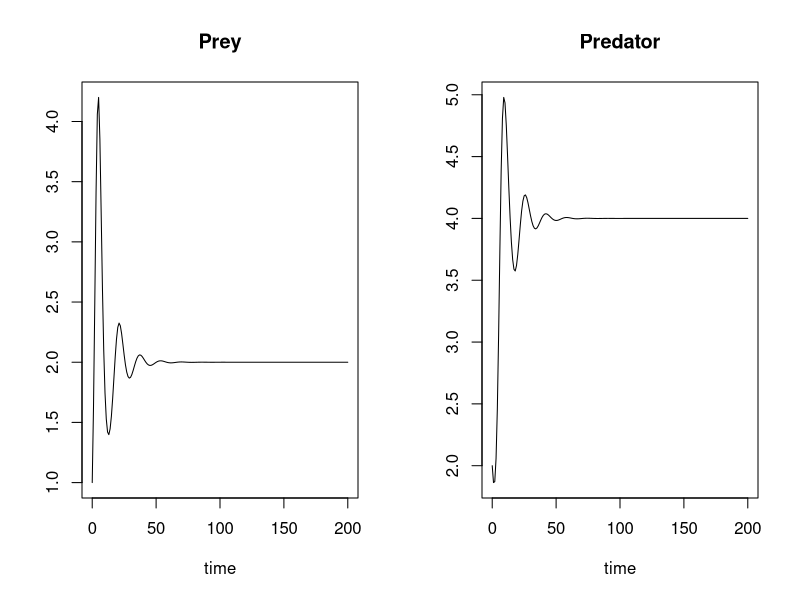
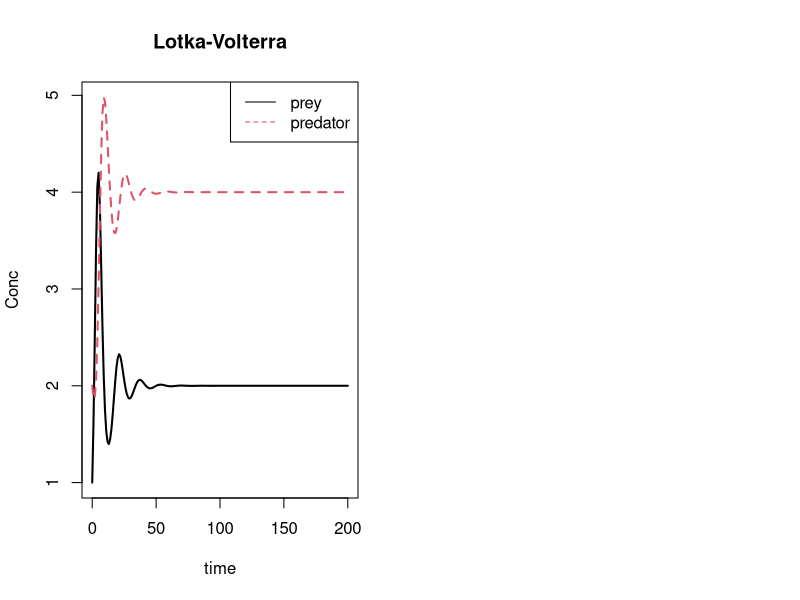
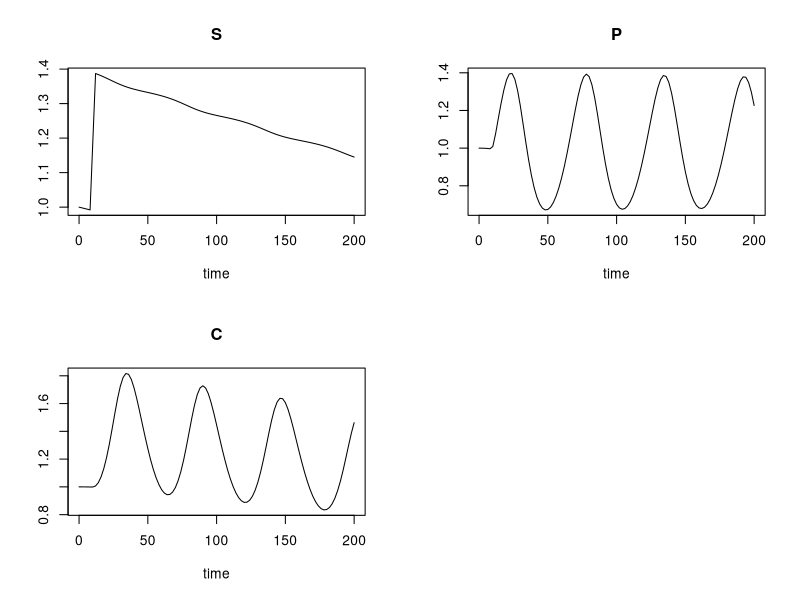
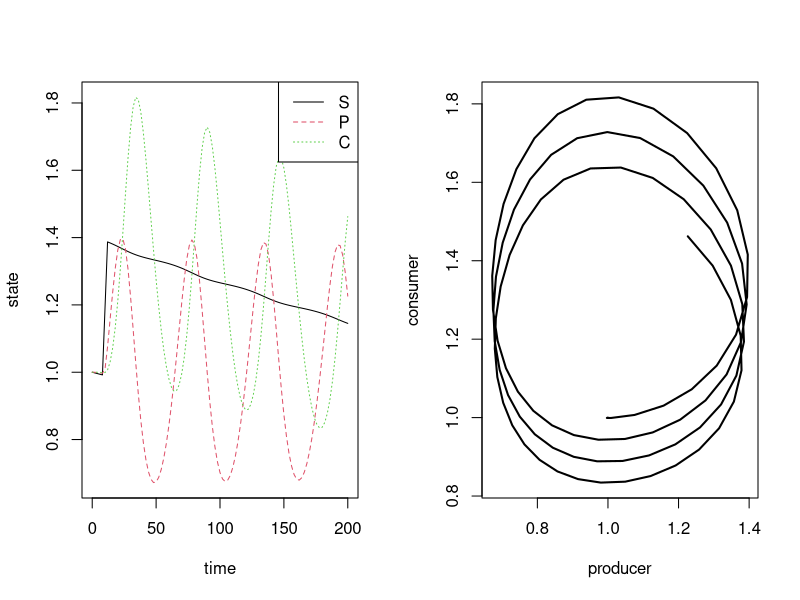
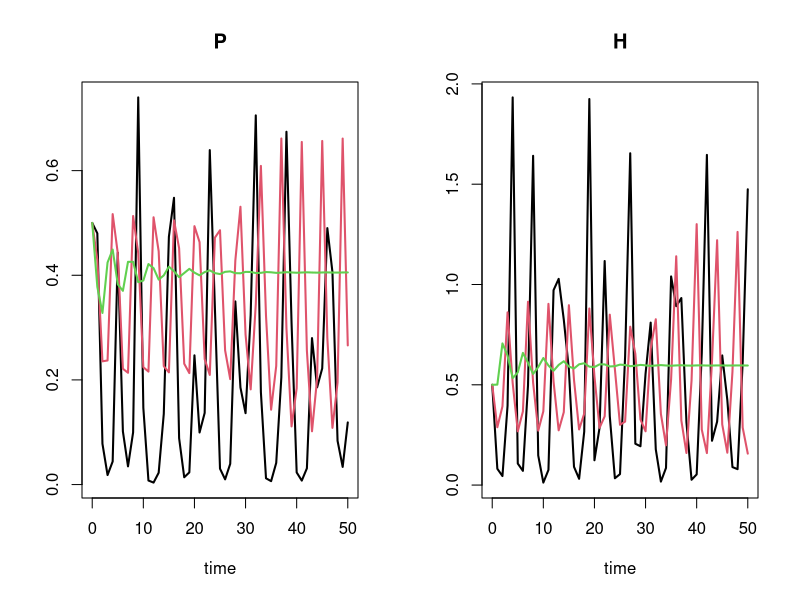
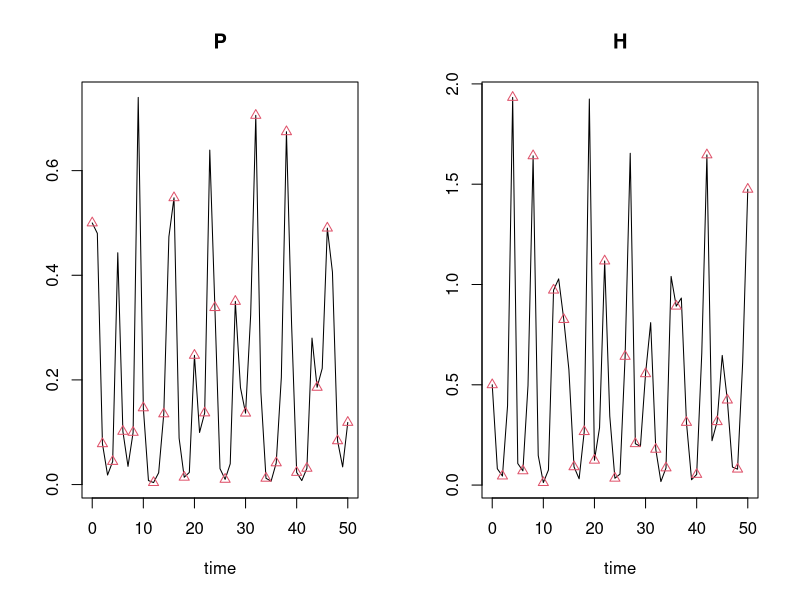

R code for these plots, in order:
library(deSolve)


### Name: ode
### Title: General Solver for Ordinary Differential Equations
### Aliases: ode print.deSolve summary.deSolve
### Keywords: math

### ** Examples


## =======================================================================
## Example1: Predator-Prey Lotka-Volterra model (with logistic prey)
## =======================================================================

LVmod <- function(Time, State, Pars) {
  with(as.list(c(State, Pars)), {
    Ingestion    <- rIng  * Prey * Predator
    GrowthPrey   <- rGrow * Prey * (1 - Prey/K)
    MortPredator <- rMort * Predator

    dPrey        <- GrowthPrey - Ingestion
    dPredator    <- Ingestion * assEff - MortPredator

    return(list(c(dPrey, dPredator)))
  })
}

pars  <- c(rIng   = 0.2,    # /day, rate of ingestion
           rGrow  = 1.0,    # /day, growth rate of prey
           rMort  = 0.2 ,   # /day, mortality rate of predator
           assEff = 0.5,    # -, assimilation efficiency
           K      = 10)     # mmol/m3, carrying capacity

yini  <- c(Prey = 1, Predator = 2)
times <- seq(0, 200, by = 1)
out   <- ode(yini, times, LVmod, pars)
summary(out)

## Default plot method
plot(out)

## User specified plotting
matplot(out[ , 1], out[ , 2:3], type = "l", xlab = "time", ylab = "Conc",
        main = "Lotka-Volterra", lwd = 2)
legend("topright", c("prey", "predator"), col = 1:2, lty = 1:2)

## =======================================================================
## Example2: Substrate-Producer-Consumer Lotka-Volterra model
## =======================================================================

## Note:
## Function sigimp passed as an argument (input) to model
##   (see also lsoda and rk examples)

SPCmod <- function(t, x, parms, input)  {
  with(as.list(c(parms, x)), {
    import <- input(t)
    dS <- import - b*S*P + g*C    # substrate
    dP <- c*S*P  - d*C*P          # producer
    dC <- e*P*C  - f*C            # consumer
    res <- c(dS, dP, dC)
    list(res)
  })
}

## The parameters 
parms <- c(b = 0.001, c = 0.1, d = 0.1, e = 0.1, f = 0.1, g = 0.0)

## vector of timesteps
times <- seq(0, 200, length = 101)

## external signal with rectangle impulse
signal <- data.frame(times = times,
                     import = rep(0, length(times)))

signal$import[signal$times >= 10 & signal$times <= 11] <- 0.2

sigimp <- approxfun(signal$times, signal$import, rule = 2)

## Start values for steady state
xstart <- c(S = 1, P = 1, C = 1)

## Solve model
out <- ode(y = xstart, times = times,
           func = SPCmod, parms = parms, input = sigimp)

## Default plot method
plot(out)

## User specified plotting
mf <- par(mfrow = c(1, 2))
matplot(out[,1], out[,2:4], type = "l", xlab = "time", ylab = "state")
legend("topright", col = 1:3, lty = 1:3, legend = c("S", "P", "C"))
plot(out[,"P"], out[,"C"], type = "l", lwd = 2, xlab = "producer",
  ylab = "consumer")
par(mfrow = mf)

## =======================================================================
## Example3: Discrete time model - using method = "iteration"
##           The host-parasitoid model from Soetaert and Herman, 2009, 
##           Springer - p. 284.
## =======================================================================

Parasite <- function(t, y, ks) {
  P <- y[1]
  H <- y[2]
  f    <- A * P / (ks + H)
  Pnew <- H * (1 - exp(-f))
  Hnew <- H * exp(rH * (1 - H) - f)
  
  list (c(Pnew, Hnew))
}
rH <- 2.82 # rate of increase
A  <- 100  # attack rate
ks <- 15   # half-saturation density

out <- ode(func = Parasite, y = c(P = 0.5, H = 0.5), times = 0:50, parms = ks,
           method = "iteration")
            
out2<- ode(func = Parasite, y = c(P = 0.5, H = 0.5), times = 0:50, parms = 25,
           method = "iteration")

out3<- ode(func = Parasite, y = c(P = 0.5, H = 0.5), times = 0:50, parms = 35,
           method = "iteration")

## Plot all 3 scenarios in one figure
plot(out, out2, out3, lty = 1, lwd = 2)

## Same like "out", but *output* every two steps
## hini = 1 ensures that the same *internal* timestep of 1 is used
outb <- ode(func = Parasite, y = c(P = 0.5, H = 0.5),
            times = seq(0, 50, 2), hini = 1, parms = ks,
            method = "iteration")
plot(out, outb, type = c("l", "p"))

## Not run: 
##D ## =======================================================================
##D ## Example4: Playing with the Jacobian options - see e.g. lsoda help page
##D ##
##D ## IMPORTANT: The following example is temporarily broken because of 
##D ##            incompatibility with R 3.0 on some systems.
##D ##            A fix is on the way.
##D ## =======================================================================
##D 
##D ## a stiff equation, exponential decay, run 500 times
##D stiff <- function(t, y, p) {   # y and r are a 500-valued vector
##D   list(- r * y)
##D }
##D 
##D N    <- 500
##D r    <- runif(N, 15, 20)
##D yini <- runif(N, 1, 40)
##D 
##D times <- 0:10
##D 
##D ## Using the default
##D print(system.time(
##D   out <- ode(y = yini, parms = NULL, times = times, func = stiff)
##D ))
##D # diagnostics(out) shows that the method used = bdf (2), so it it stiff
##D 
##D ## Specify that the Jacobian is banded, with nonzero values on the 
##D ## diagonal, i.e. the bandwidth up and down = 0 
##D 
##D print(system.time(
##D   out2 <- ode(y = yini, parms = NULL, times = times, func = stiff,
##D               jactype = "bandint", bandup = 0, banddown = 0)
##D ))
##D 
##D ## Now we also specify the Jacobian function
##D 
##D jacob <- function(t, y, p) -r
##D 
##D print(system.time(
##D   out3 <- ode(y = yini, parms = NULL, times = times, func = stiff, 
##D               jacfunc = jacob, jactype = "bandusr", 
##D               bandup = 0, banddown = 0)
##D ))
##D ## The larger the value of N, the larger the time gain...
## End(Not run)
